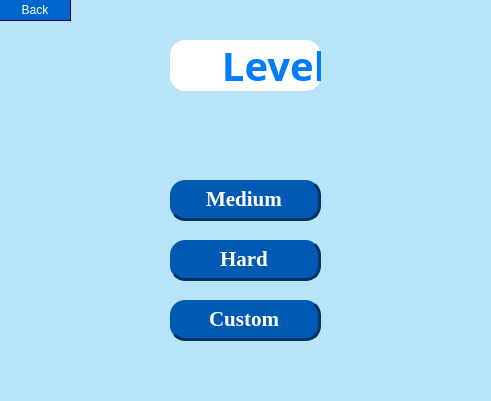
<?xml version="1.0" encoding="UTF-8"?>
<ui version="4.0">
 <class>level</class>
 <widget class="QDialog" name="level">
  <property name="geometry">
   <rect>
    <x>0</x>
    <y>0</y>
    <width>491</width>
    <height>401</height>
   </rect>
  </property>
  <property name="windowTitle">
   <string>Dialog</string>
  </property>
  <property name="styleSheet">
   <string notr="true">QDialog{ 
background-color: 	#b9e3f7 ;
color: #007dff;
border-radius: 15px;
}</string>
  </property>
  <widget class="QPushButton" name="meidum">
   <property name="geometry">
    <rect>
     <x>170</x>
     <y>180</y>
     <width>151</width>
     <height>41</height>
    </rect>
   </property>
   <property name="font">
    <font>
     <family>Georgia</family>
     <pointsize>16</pointsize>
     <bold>true</bold>
    </font>
   </property>
   <property name="styleSheet">
    <string notr="true">QPushButton{ 
border-radius: 15px;
border-right: 3px solid #003366;
border-bottom: 3px solid #003366;
}
QPushButton:enabled{
background-color: #0059b3;
color: white;
}
QPushButton:pressed{
background-color: #040273;
color: white;
}
QPushButton:hover:!pressed{
background-color: #0059b3;
color: white;
}
QPushButton:disabled{
background-color: #87CEEB;
color: #000000;
}


</string>
   </property>
   <property name="text">
    <string>Medium</string>
   </property>
  </widget>
  <widget class="QPushButton" name="hard">
   <property name="geometry">
    <rect>
     <x>170</x>
     <y>240</y>
     <width>151</width>
     <height>41</height>
    </rect>
   </property>
   <property name="font">
    <font>
     <family>Georgia</family>
     <pointsize>16</pointsize>
     <bold>true</bold>
    </font>
   </property>
   <property name="styleSheet">
    <string notr="true">QPushButton{ 
border-radius: 15px;
border-right: 3px solid #003366;
border-bottom: 3px solid #003366;
}
QPushButton:enabled{
background-color: #0059b3;
color: white;
}
QPushButton:pressed{
background-color: #040273;
color: white;
}
QPushButton:hover:!pressed{
background-color: #0059b3;
color: white;
}
QPushButton:disabled{
background-color: #87CEEB;
color: #000000;
}


</string>
   </property>
   <property name="text">
    <string>Hard</string>
   </property>
  </widget>
  <widget class="QPushButton" name="Custom">
   <property name="geometry">
    <rect>
     <x>170</x>
     <y>300</y>
     <width>151</width>
     <height>41</height>
    </rect>
   </property>
   <property name="font">
    <font>
     <family>Georgia</family>
     <pointsize>16</pointsize>
     <bold>true</bold>
    </font>
   </property>
   <property name="styleSheet">
    <string notr="true">QPushButton{ 
border-radius: 15px;
border-right: 3px solid #003366;
border-bottom: 3px solid #003366;
}
QPushButton:enabled{
background-color: #0059b3;
color: white;
}
QPushButton:pressed{
background-color: #040273;
color: white;
}
QPushButton:hover:!pressed{
background-color: #0059b3;
color: white;
}
QPushButton:disabled{
background-color: #87CEEB;
color: #000000;
}


</string>
   </property>
   <property name="text">
    <string>Custom</string>
   </property>
  </widget>
  <widget class="QPushButton" name="Back_Button">
   <property name="geometry">
    <rect>
     <x>0</x>
     <y>0</y>
     <width>71</width>
     <height>21</height>
    </rect>
   </property>
   <property name="styleSheet">
    <string notr="true">QPushButton{ 
border-radius: 15px;
border-right: 1px solid #05014a;
border-bottom: 1px solid #05014a;
}
QPushButton:enabled{
background-color: #0066cc;
color: white;
}
QPushButton:pressed{
background-color: #000080;
color: white;
}
QPushButton:hover:!pressed{
background-color: #0066cc;
color: white;
}
QPushButton:disabled{
background-color: #87CEEB;
color: #000000;
}


</string>
   </property>
   <property name="text">
    <string>Back</string>
   </property>
  </widget>
  <widget class="QLabel" name="label">
   <property name="geometry">
    <rect>
     <x>170</x>
     <y>40</y>
     <width>151</width>
     <height>51</height>
    </rect>
   </property>
   <property name="font">
    <font>
     <family>Baskerville</family>
     <pointsize>30</pointsize>
     <bold>true</bold>
    </font>
   </property>
   <property name="styleSheet">
    <string notr="true">QLabel{ 
background-color: #FFFFFF;
color: #007dff;
border-radius: 15px;
}


</string>
   </property>
   <property name="text">
    <string>     Level</string>
   </property>
  </widget>
 </widget>
 <resources/>
 <connections/>
</ui>
